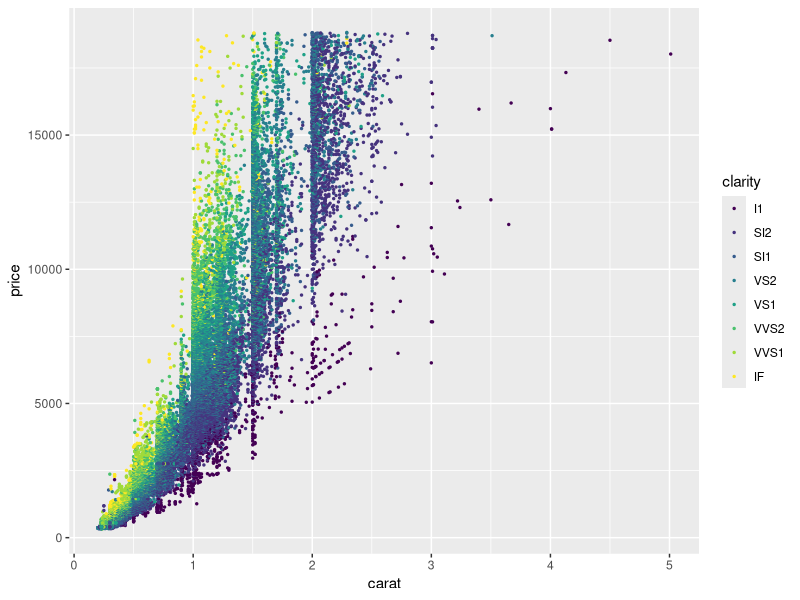
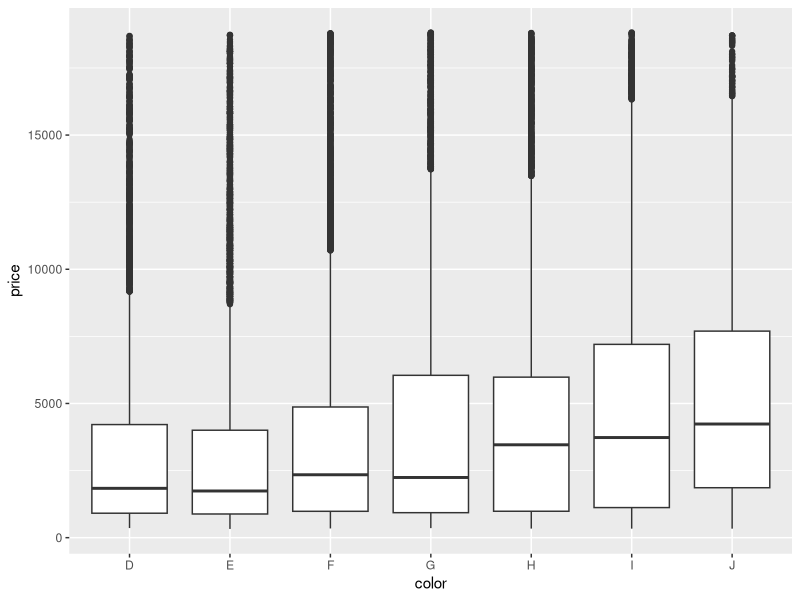
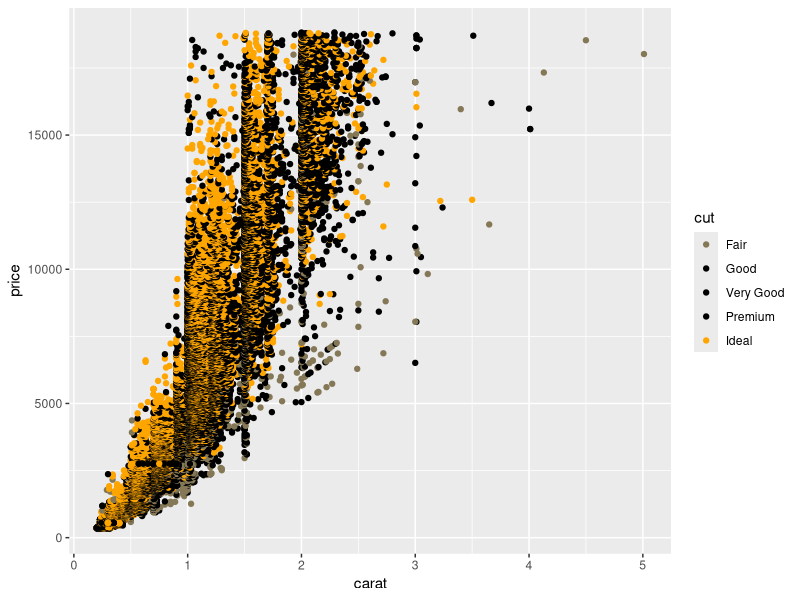
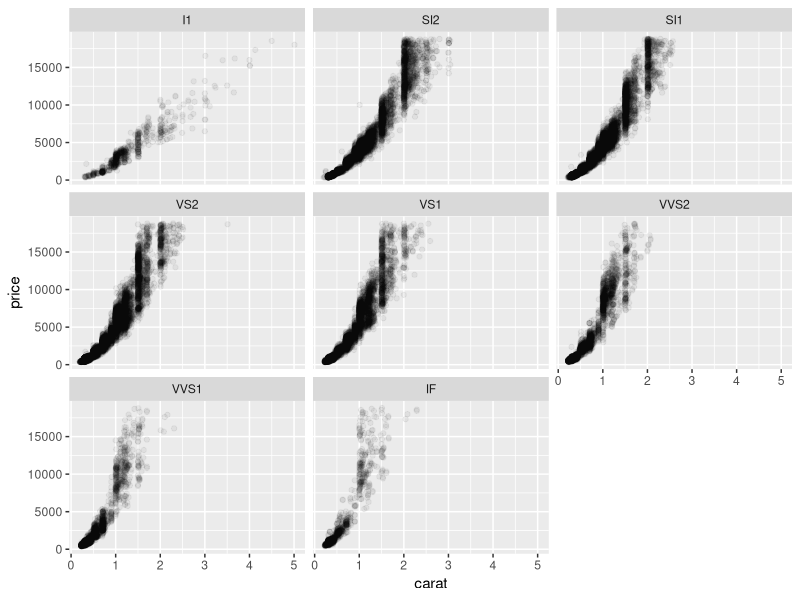
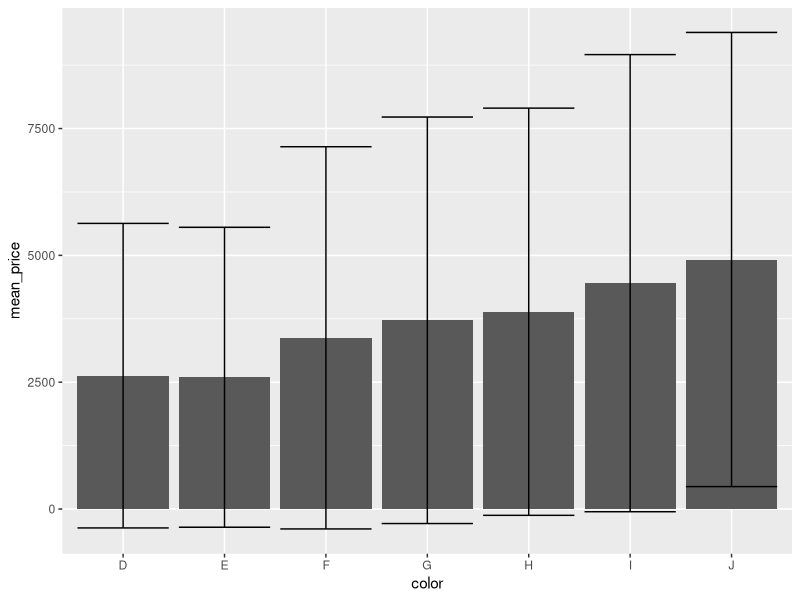
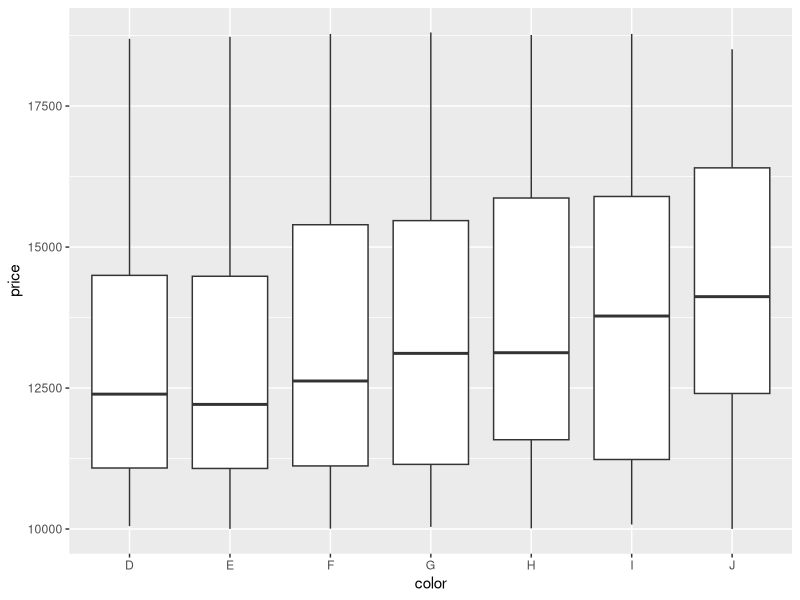
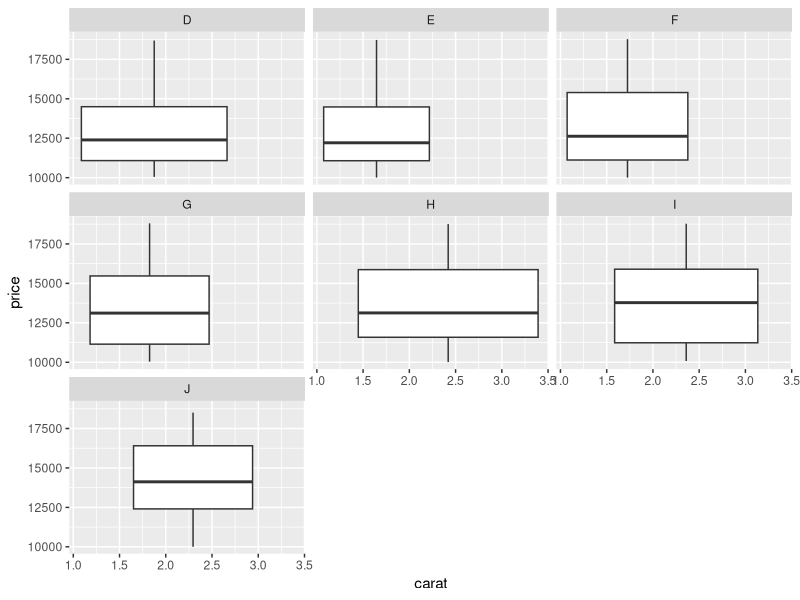
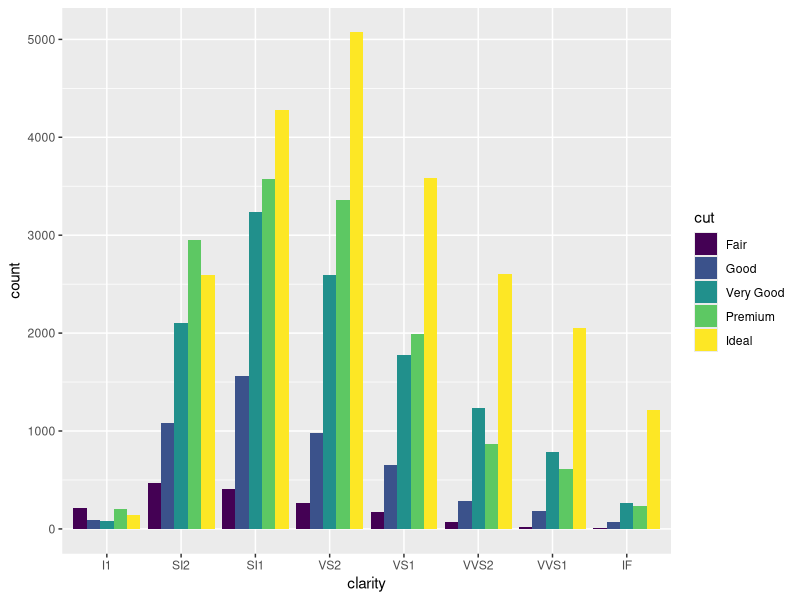

The R source for these figures, in order:
# A script to explore data analysis and visualization with
# the tidyverse!

# Jacinda Chen
# November 12, 2019
# jrchen@dons.usfca.edu

# load packages
library("ggplot2")
library("dplyr")

# let's take a look at the diamonds dataset
head(diamonds)
dim(diamonds)

# using dplyr to subset data with the filter() function
diamonds %>%
  filter(cut == "Ideal") %>%
  filter(color == "E") %>%
  group_by(clarity) %>%
  summarise(mean_price = mean(price),
            sd_price = sd(price)) %>%
  mutate(se_price = sd_price / sqrt(n()))

# on to ggplot!
ggplot(data = diamonds,
      aes(x = carat,
          y = price)) +
  geom_point(aes(color = clarity),
             size = 0.5)

# boxplot where the x axis is color
# and the y axis is price
ggplot(data = diamonds,
       aes(x = color,
           y = price)) +
  geom_boxplot() # built in stat boxplot

# changing the scales of the plot
ggplot(data = diamonds,
       aes(x = carat,
           y = price,
           color = cut)) +
  geom_point() +
  scale_color_manual(values = c("#857857",
                                  "black",
                                  "black",
                                  "black",
                                  "orange"))

# let's do some faceting
# we want a series of plots, each of which is only
# for a particular clarity level, but all of them
# have carat on the x and price on the y and are colored by cut
ggplot(data = diamonds,
       aes(x = carat,
           y = price)) +
  geom_point(alpha = 0.05) +
  facet_wrap(~clarity)

# let's put dplyr together with ggplot
# barplot with errorbars with color on the x
# and price on the y axis
diamonds %>%
  filter(cut == "Ideal") %>%
  group_by(color) %>%
  summarise(mean_price = mean(price),
            sd_price = sd(price)) %>%
  ggplot(aes(x = color,
             y = mean_price)) +
  geom_col() +
  geom_errorbar(aes(ymin = mean_price - sd_price,
                    ymax = mean_price + sd_price))

diamonds %>%
  filter(cut == "Ideal") %>%
  filter(price >10000) %>%
  ggplot(aes(x = color,
           y = price))+
  geom_boxplot()

# practice with facets

diamonds %>%
  filter(cut == "Ideal") %>%
  filter(price >10000) %>%
  ggplot(aes(x = carat,
             y = price))+
  geom_boxplot() +
  facet_wrap(~color)

# use the diamonds data set to try to generate a plot with dodge

ggplot(data = diamonds,
       aes(x = clarity,
           fill = cut)) +
  geom_bar(position = "dodge")

